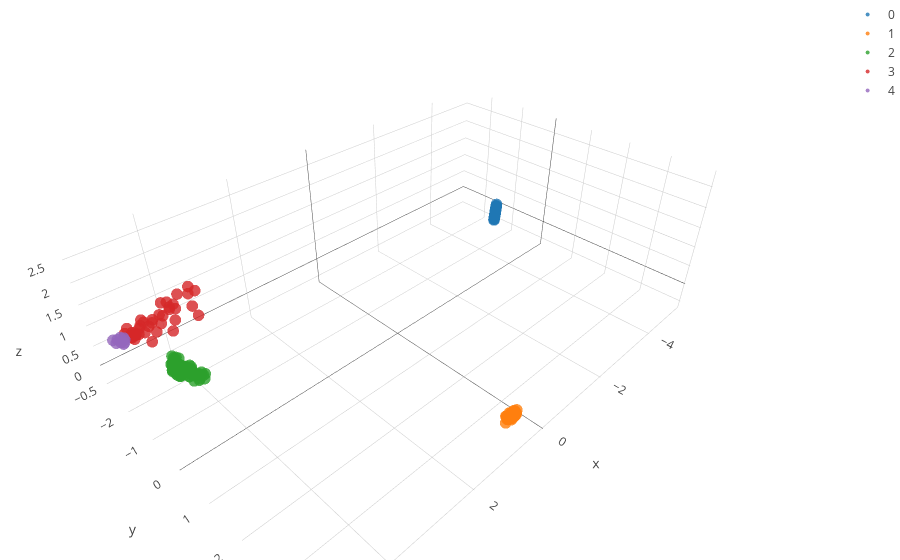

Notebook cell for this chart:
### Markdown cell above
Relative distance of observations given the KDE profiles extracted.

### Code cell
bandwidth = estimate_bandwidth(COMPS, quantile=0.25)
params = {'bandwidth': np.linspace(np.min(COMPS), np.max(COMPS),20)}
grid = GridSearchCV(KernelDensity(algorithm = "ball_tree",breadth_first = False), params,verbose=0)

## perform MeanShift clustering.
ms = MeanShift(bandwidth=bandwidth, bin_seeding=True, cluster_all=True, min_bin_freq=5)
ms.fit(COMPS)
labels1 = ms.labels_

label_select = {y:[x for x in range(len(labels1)) if labels1[x] == y] for y in sorted(list(set(labels1)))}

fig_data= [go.Scatter3d(
        x = COMPS[label_select[i],0],
        y = COMPS[label_select[i],1],
        z = COMPS[label_select[i],2],
        type='scatter3d',
        mode= "markers",
        marker= {
        'line': {'width': 0},
        'size': 4,
        'symbol': 'circle',
      "opacity": .8
      },
      name= str(i)
    ) for i in label_select.keys()]



layout = go.Layout(
    margin=dict(
        l=0,
        r=0,
        b=0,
        t=0
    )
)
fig = go.Figure(data=fig_data, layout=layout)
iplot(fig)

### Figure 1 — Plotly figure (JSON) as saved in the notebook; plotly's stock layout.template omitted (floating-point values rounded to 4 significant figures; data arrays with more than 128 entries replaced by an {"elided": "..."} marker saying what was removed)
{"data": [{"marker": {"line": {"width": 0}, "opacity": 0.8, "size": 4, "symbol": "circle"}, "mode": "markers", "name": "0", "type": "scatter3d", "x": {"elided": "300 float values"}, "y": {"elided": "300 float values"}, "z": {"elided": "300 float values"}}, {"marker": {"line": {"width": 0}, "opacity": 0.8, "size": 4, "symbol": "circle"}, "mode": "markers", "name": "1", "type": "scatter3d", "x": {"elided": "251 float values"}, "y": {"elided": "251 float values"}, "z": {"elided": "251 float values"}}, {"marker": {"line": {"width": 0}, "opacity": 0.8, "size": 4, "symbol": "circle"}, "mode": "markers", "name": "2", "type": "scatter3d", "x": {"elided": "251 float values"}, "y": {"elided": "251 float values"}, "z": {"elided": "251 float values"}}, {"marker": {"line": {"width": 0}, "opacity": 0.8, "size": 4, "symbol": "circle"}, "mode": "markers", "name": "3", "type": "scatter3d", "x": [4.377, 4.68, 4.867, 4.903, 4.895, 4.529, 4.552, 4.801, 4.846, 4.695, 4.298, 4.771, 4.83, 4.38, 4.56, 4.83, 4.833, 4.629, 4.557, 4.621, 4.807, 4.313, 4.749, 4.839, 4.879, 4.489, 4.442, 4.868, 4.629, 4.402, 4.73, 4.794, 4.532, 4.64, 4.842, 4.92, 4.62, 4.466, 4.68, 4.94], "y": [-0.01662, -1.722, -2.203, -2.2, -2.098, -0.5938, -0.8557, -1.949, -1.999, -1.331, -0.4464, -1.681, -1.737, -0.2992, -0.7673, -2.045, -2.071, -0.914, -0.7993, -1.512, -1.591, -0.2455, -1.665, -2.028, -2.059, -1.065, -0.9629, -2.056, -1.136, -0.1868, -1.512, -1.761, -0.6379, -1.114, -2.126, -2.15, -1.0, -0.5372, -1.455, -2.297], "z": [2.756, 0.8467, 0.7866, 0.8404, 0.8444, 2.164, 2.172, 0.9626, 0.958, 1.606, 2.171, 1.148, 1.246, 2.55, 2.117, 0.9032, 0.9436, 2.165, 2.049, 1.171, 1.511, 2.094, 1.386, 0.9181, 0.9873, 1.38, 1.66, 0.8186, 1.784, 2.762, 1.367, 1.277, 2.234, 1.607, 0.8647, 1.058, 1.835, 2.461, 1.454, 0.8612]}, {"marker": {"line": {"width": 0}, "opacity": 0.8, "size": 4, "symbol": "circle"}, "mode": "markers", "name": "4", "type": "scatter3d", "x": [5.092, 4.97, 5.005, 5.067, 4.97, 5.047, 5.012, 4.978, 4.979], "y": [-2.632, -2.343, -2.413, -2.566, -2.395, -2.501, -2.452, -2.288, -2.433], "z": [0.5824, 0.7372, 0.7311, 0.5336, 0.586, 0.6504, 0.5818, 0.7293, 0.5386]}], "layout": {"margin": {"b": 0, "l": 0, "r": 0, "t": 0}}}
